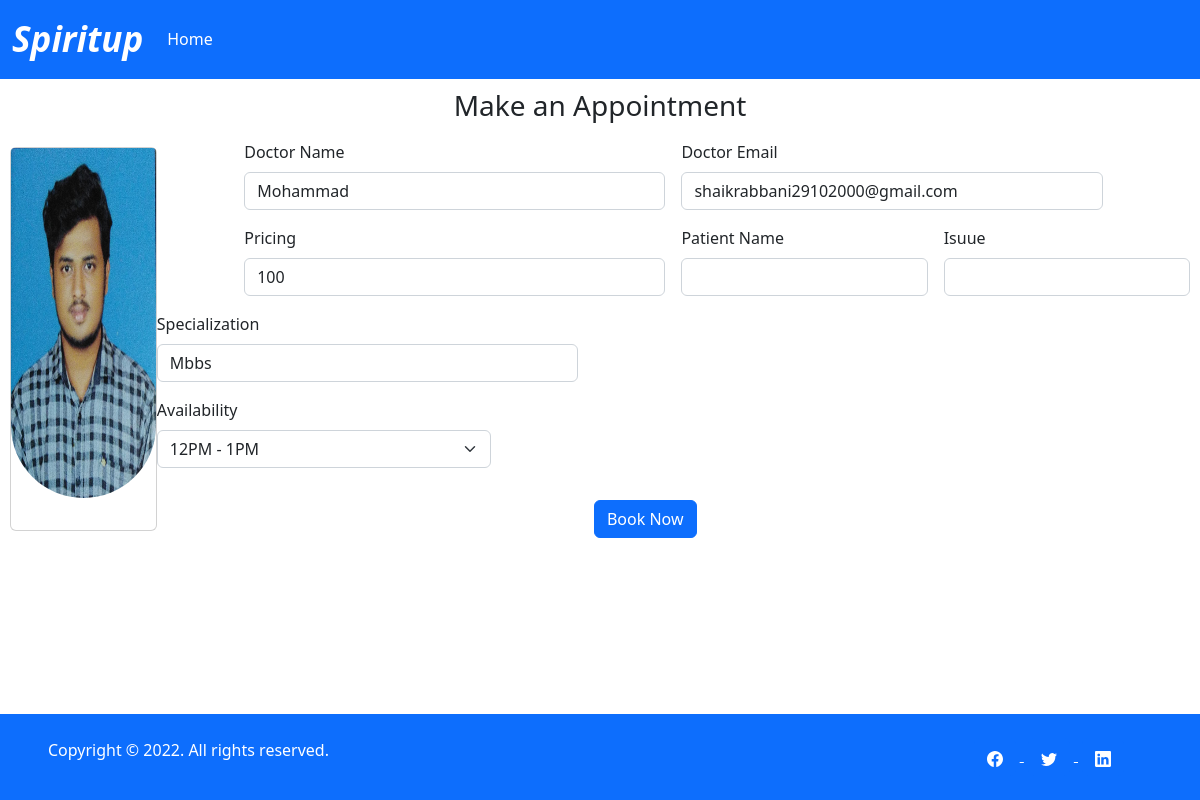
The app's page /doctor/single/12, older data.
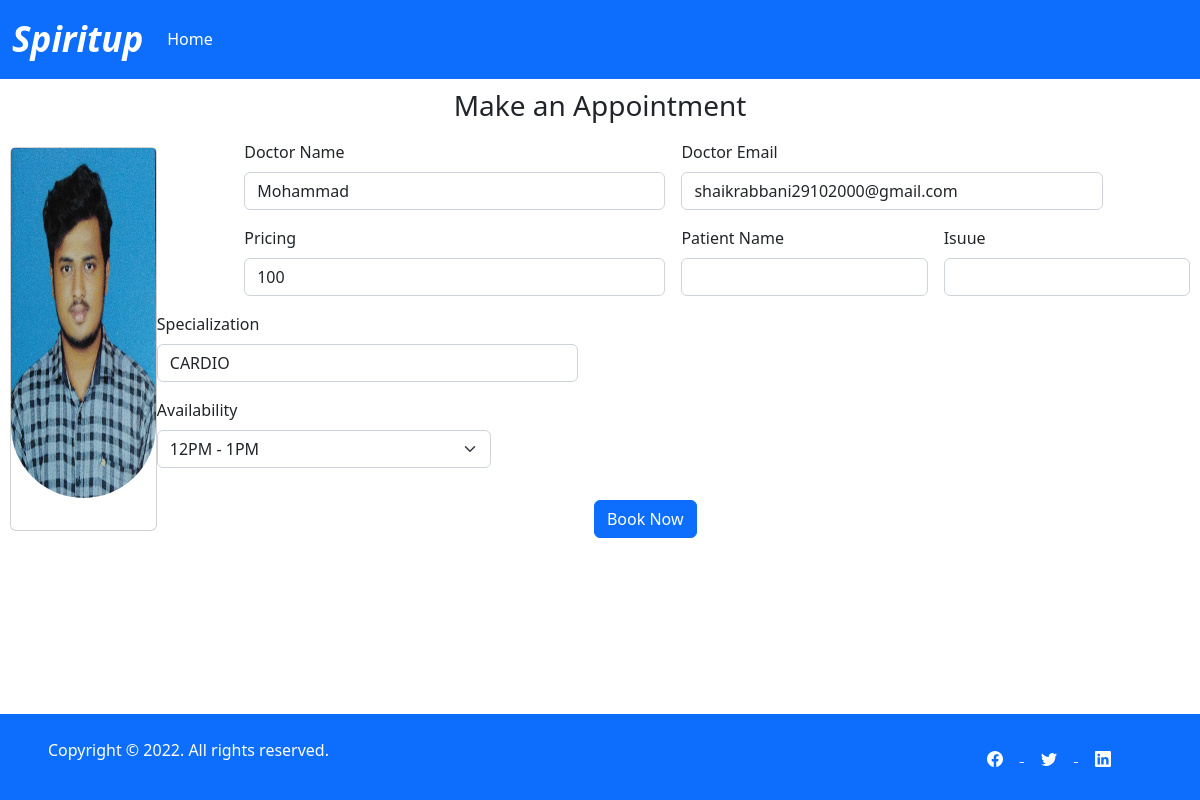
The same page, newer data.
### doctor/models.py (models this page shows)
class Doctors(models.Model):
    choice = (
        ("10AM - 11AM", "10AM - 11AM"),
        ("11AM - 12PM", "11AM TO 12PM"),
        ("12PM - 1PM", "12PM - 1PM"),
        ("2PM - 3PM", "2PM - 3PM"),
        ("3PM - 4PM", "3PM - 4PM")
    )
    spec = (
        ("CARDIO","CARDIO"),
        ("ENT","ENT"),
        ("Anesthesiology","Anesthesiology"),
        ("Dermatology","Dermatology"),
        ("Orthopedic","Orthopedic")
    )
    name = models.CharField(max_length=100, null = True, blank = True)
    specialization = models.CharField(max_length = 100, choices=spec, null= True, blank = True)
    email = models.CharField(max_length=100, null = True, blank = True)
    password = models.CharField(max_length=200, blank = True, null = True)
    price = models.IntegerField(null = True, blank=True, default=100)
    time = models.CharField(max_length=300, default=time)
    profilepic = models.ImageField(null = True, blank = True, default="default.png")

### doctor/views.py (the view, shortened to what this page needs)
# urls.py: path("single/<str:pk>", single),
def single(request,pk):
    get_data = Doctors.objects.get(id = pk)
    time = json.loads(get_data.time)
    li = []
    for i in time.values():
        li.append(i)
    context = {'data':get_data, 'time':li}
    return render(request, 'doctor/main.html', context)

### doctor/templates/doctor/main.html (shortened to what this page needs)
<!DOCTYPE html>
{% load static %}
<html lang="en">
<head>
    <link href="https://cdn.jsdelivr.net/npm/bootstrap@5.2.0/dist/css/bootstrap.min.css" rel="stylesheet">
</head>
<body  class="d-flex flex-column min-vh-100">
    <nav class="navbar navbar-expand-lg navbar-dark bg-primary">
        <div class="container-fluid">
            <a href="#" class="navbar-brand"><span style="font-size:35px ; font-style:italic"><b>Spiritup</b></span>
            </a>
            <div class="collapse navbar-collapse" id="navbarCollapse">
                <div class="navbar-nav">
                  <a href="http://127.0.0.1:5501/frontend/patienthome.html" class="nav-item nav-link active">Home</a>
                </div>
                <div class="navbar-nav ms-auto">
                    <a href="#" class="nav-item nav-link active"></a>
                </div>
            </div>
        </div>
    </nav>
    <h3>Make an Appointment</h3>
    <div id="app">
    <div class="card" style="width: 18rem;">
        <img src="{{data.profilepic.url}}" class="card-img-top" alt="">
        <div class="card-body">
        </div>
      </div>
      <form class="row g-3" method="POST">
        <div class="col-md-1">
        </div>
        <div class="col-md-5">
          <label for="inputEmail4" class="form-label">Doctor Name</label>
          <input type="text" class="form-control" name = "name" readonly value={{data.name}} id="inputEmail4">
        </div>
        <div class="col-md-5">
          <label for="inputPassword4" class="form-label">Doctor Email</label>
          <input type="email" class="form-control" name="email" readonly value={{data.email}} id="inputPassword4">
        </div>
        <div class="col-md-1">
        </div>
        <div class="col-md-1">
        </div>
        <div class="col-5">
          <label for="inputAddress" class="form-label">Pricing</label>
          <input type="number" class="form-control" name="price" readonly value={{data.price}} id="inputAddress" required>
        </div>
        <div class="col-3">
          <label for="inputAddress" class="form-label">Patient Name</label>
          <input type="text" class="form-control" name="patientname" id="inputAddress" required>
        </div>
        <div class="col-3">
          <label for="inputAddress" class="form-label">Isuue</label>
          <input type="text" class="form-control" name="issue" id="inputAddress" required>
        </div>
        <div class="col-5">
          <label for="inputAddress2" class="form-label">Specialization</label>
          <input type="text" class="form-control" name="specialization" readonly value={{data.specialization}} id="inputAddress2">
        </div>
        <div class="col-md-1">
        </div>
        <div class="col-md-4">
        </div>
        <div class="col-md-4">
          <label for="inputState" class="form-label">Availability</label>
          <select id="inputState" class="form-select" name="time">
            {% for i in time %}
            <option>{{i}}</option>
            {% endfor %}
          </select>
        </div>
        <div class="col-md-4">
        </div>
        <div class="col-md-1">
        </div>
        <div class="col-md-5">
        </div>
        <div class="col-3">
          <button type="submit" class="btn btn-primary book">Book Now</butt>
        </div>
        <div class="col-md-4">
        </div>
      </form>
    </div>
    <div
          class="d-flex mt-auto flex-column flex-md-row text-center text-md-start justify-content-between py-4 px-4 px-xl-5 bg-primary">
          <div class="text-white mb-3 mb-md-0">
            Copyright © 2022. All rights reserved.
          </div>
          <div>
            <a href="#!" class="text-white me-4">
                <button type="button" class="btn btn-primary btn-floating mx-1">
                  </button>
                  <button type="button" class="btn btn-primary btn-floating mx-1">
                  </button>
                  <button type="button" class="btn btn-primary btn-floating mx-1">
                  </button>
            </a>
          </div>
        </div>
</body>
</html>

### doctor/templates/doctor/main.html (style rules this page uses)
body { background-color:none; }
h3 { text-align: center; padding-top: 10px; }
#app { display:flex; padding:10px; justify-content: space-around; align-items: center; }
img { height:350px; width:500px; border-radius: 100px; }

Row changes from the older to the newer data that the page shows:
changed Doctors "shaikrabbani29102000@gmail.com": specialization (not shown) → "CARDIO"
Text that changed along with them:
form field specialization: "Mbbs" → (not shown)
